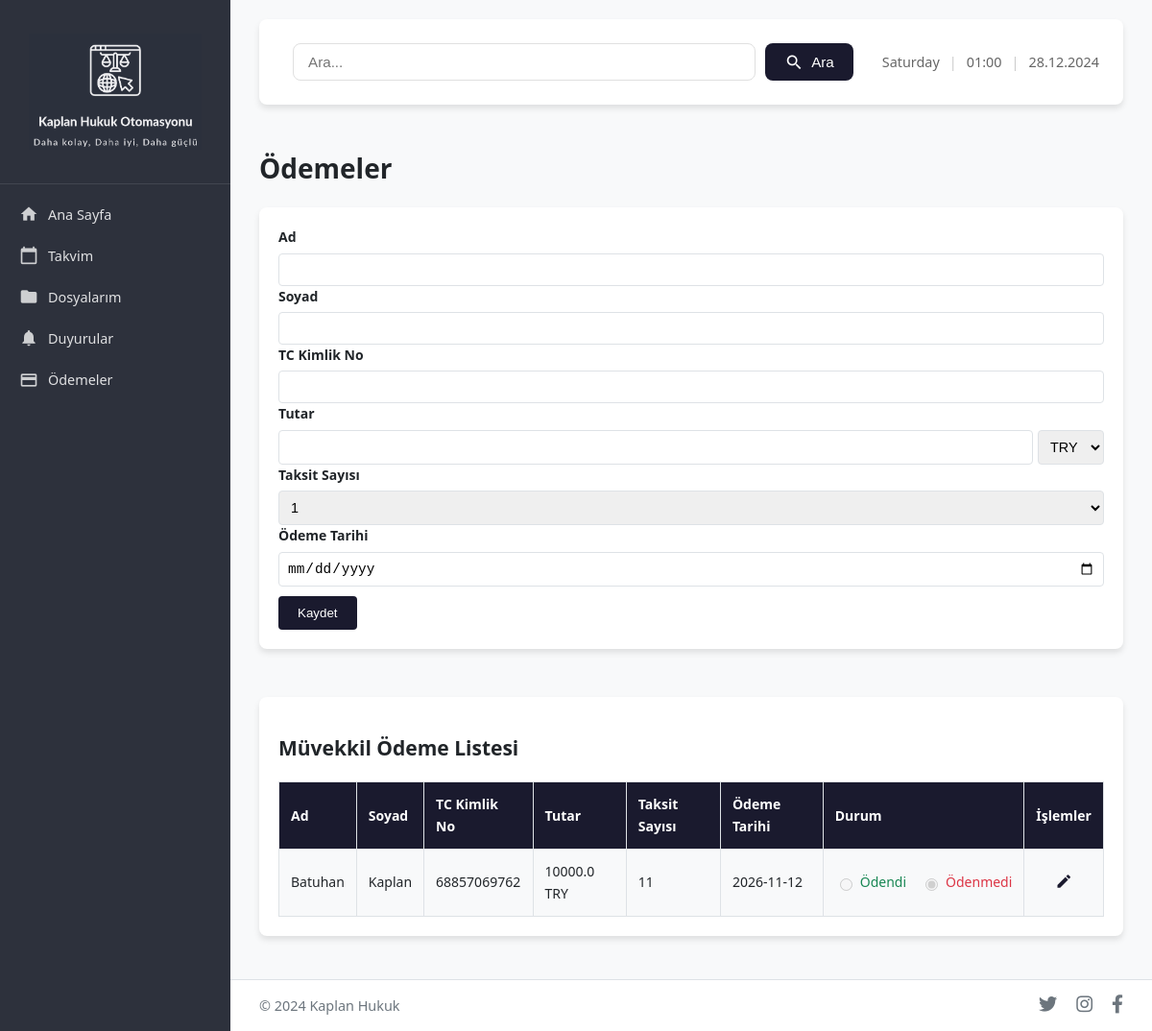
Page /odemeler on the earlier database version.
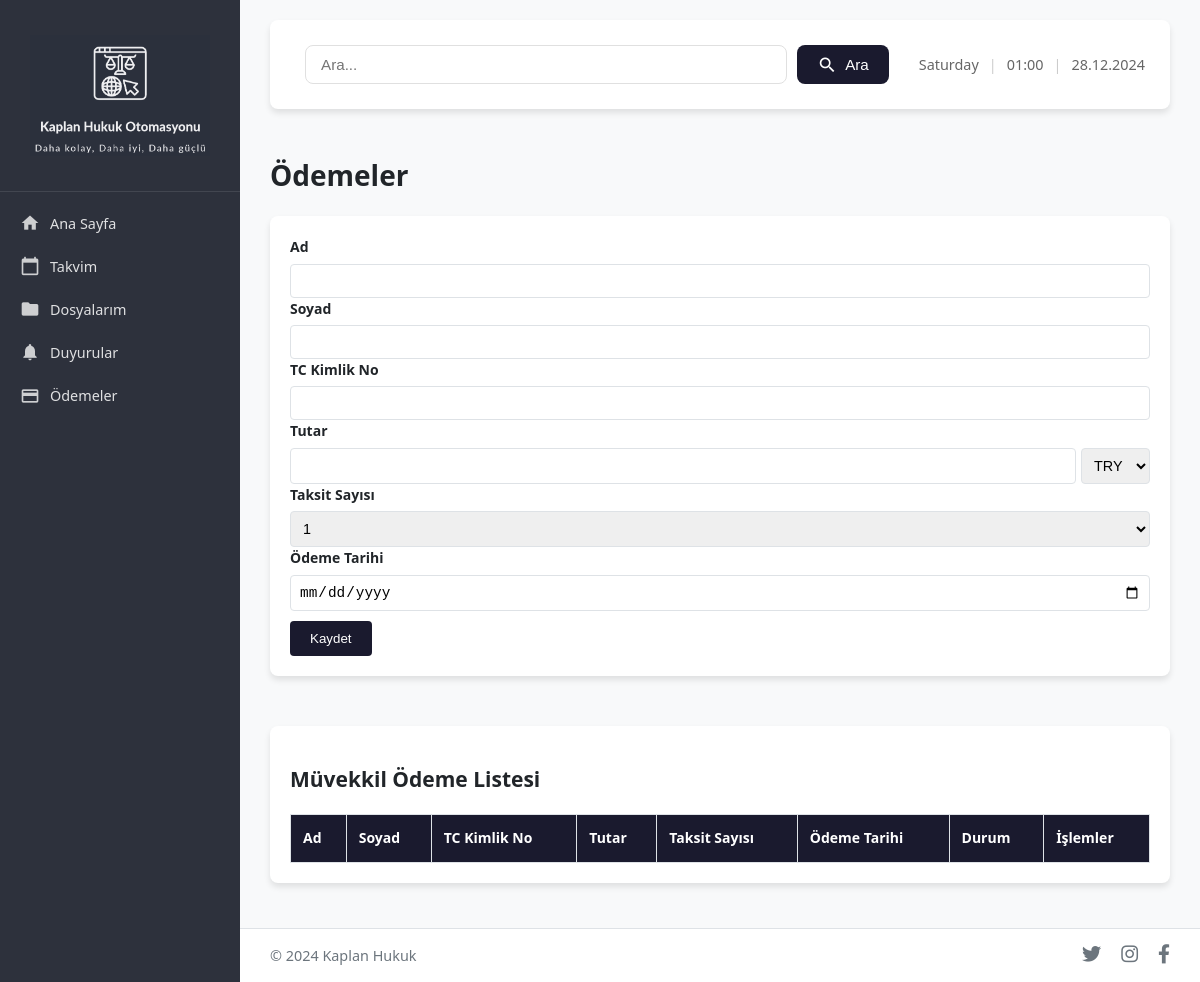
Same page on the later database version.
### app.py (models this page shows)
class Client(db.Model):
    id = db.Column(db.Integer, primary_key=True)
    name = db.Column(db.String(100), nullable=False)
    surname = db.Column(db.String(100), nullable=False)
    tc = db.Column(db.String(11), nullable=False)
    amount = db.Column(db.Float, nullable=False)
    currency = db.Column(db.String(3), nullable=False)
    installments = db.Column(db.Integer, nullable=False)
    date = db.Column(db.String(10), nullable=False)
    payments = db.relationship('Payment', backref='client', lazy=True)
    status = db.Column(db.String(10), nullable=False, default='Ödenmedi')

### app.py (the view, shortened to what this page needs)
@app.route('/odemeler', methods=['GET', 'POST'])
def odemeler():
    clients = Client.query.all()
    return render_template('odemeler.html', clients=clients)

### app.py (called while the page is built)
@app.context_processor
def inject_datetime():
    try:
        now = datetime.now()
        current_time = {
            'weekday': now.strftime('%A'),  # Gün adı
            'time': now.strftime('%H:%M'),  # Saat
            'date': now.strftime('%d.%m.%Y')  # Tarih
        }
    except Exception:
        current_time = {
            'weekday': '',
            'time': '',
            'date': ''
        }
    return dict(current_time=current_time)

### templates/odemeler.html (shortened to what this page needs)
{% extends "layout.html" %}
{% block content %}
    <div class="header-left">
        <h1>Ödemeler</h1>
    </div>
    <div class="form-container">
        <form method="POST">
            <div class="input-group">
                <label for="name">Ad</label>
                <input type="text" id="name" name="name" required>
            </div>
            <div class="input-group">
                <label for="surname">Soyad</label>
                <input type="text" id="surname" name="surname" required>
            </div>
            <div class="input-group">
                <label for="tc">TC Kimlik No</label>
                <input type="text" id="tc" name="tc" required>
            </div>
            <div class="input-group">
                <label for="amount">Tutar</label>
                <div style="display: flex; gap: 5px;">
                    <input type="number" id="amount" name="amount" required style="flex: 1;">
                    <select id="currency" name="currency" required>
                        <option value="TRY">TRY</option>
                    </select>
                </div>
            </div>
            <div class="input-group">
                <label for="installments">Taksit Sayısı</label>
                <select id="installments" name="installments" required>
                    {% for i in range(1, 13) %}
                        <option value="{{ i }}">{{ i }}</option>
                    {% endfor %}
                </select>
            </div>
            <div class="input-group">
                <label for="date">Ödeme Tarihi</label>
                <input type="date" id="date" name="date" required>
            </div>
            <button type="submit">Kaydet</button>
        </form>
    </div>
    <div class="table-container">
        <h2>Müvekkil Ödeme Listesi</h2>
        <table class="data-table">
            <thead>
                <tr>
                    <th>Ad</th>
                    <th>Soyad</th>
                    <th>TC Kimlik No</th>
                    <th>Tutar</th>
                    <th>Taksit Sayısı</th>
                    <th>Ödeme Tarihi</th>
                    <th>Durum</th>
                    <th>İşlemler</th>
                </tr>
            </thead>
            <tbody>
                {% for client in clients %}
                <tr>
                    <td contenteditable="false">{{ client.name }}</td>
                    <td contenteditable="false">{{ client.surname }}</td>
                    <td contenteditable="false">{{ client.tc }}</td>
                    <td contenteditable="false">{{ client.amount }} {{ client.currency }}</td>
                    <td contenteditable="false">{{ client.installments }}</td>
                    <td contenteditable="false">{{ client.date }}</td>
                    <td>
                        <div class="status-container">
                            <label class="status-paid">
                                <input type="radio" name="status-{{ client.id }}" value="Ödendi" {% if client.status == 'Ödendi' %}checked{% endif %} disabled>
                                Ödendi
                            </label>
                            <label class="status-unpaid">
                                <input type="radio" name="status-{{ client.id }}" value="Ödenmedi" {% if client.status == 'Ödenmedi' %}checked{% endif %} disabled>
                                Ödenmedi
                            </label>
                        </div>
                    </td>
                    <td>
                        <div class="action-buttons">
                            <button class="edit-btn" onclick="editRow(this)">
                                <i class="material-icons">edit</i>
                            </button>
                        </div>
                    </td>
                </tr>
                {% endfor %}
            </tbody>
        </table>
    </div>
{% endblock %}

### templates/layout.html (shortened to what this page needs)
<!DOCTYPE html>
<html lang="tr">
<head>
    <link rel="stylesheet" href="{{ url_for('static', filename='style.css') }}">
    <link href="https://cdnjs.cloudflare.com/ajax/libs/font-awesome/6.0.0/css/all.min.css" rel="stylesheet">
</head>
<body>
    <div class="container">
        <nav class="sidebar">
            <div class="logo">
                <img src="{{ url_for('static', filename='images/logo.png') }}" alt="Kaplan Hukuk">
            </div>
            <ul class="nav-links">
                <li><a href="{{ url_for('anasayfa') }}"><i class="material-icons">home</i>Ana Sayfa</a></li>
                <li><a href="{{ url_for('takvim') }}"><i class="material-icons">calendar_today</i>Takvim</a></li>
                <li>
                    <a href="javascript:void(0);" onclick="toggleDropdown('dosyalarim-dropdown')"><i class="material-icons">folder</i>Dosyalarım</a>
                </li>
                <li><a href="{{ url_for('duyurular') }}"><i class="material-icons">notifications</i>Duyurular</a></li>
                <li><a href="{{ url_for('odemeler') }}"><i class="material-icons">payment</i>Ödemeler</a></li>
            </ul>
        </nav>
        <div class="main-wrapper">
            <main class="content">
                <header>
                    <div class="search-container">
                        <div class="search-wrapper">
                            <input type="text" id="search-input" placeholder="Ara...">
                            <button class="search-button">
                                <i class="material-icons">search</i>
                                <span>Ara</span>
                            </button>
                        </div>
                    </div>
                    <div class="header-right">
                        <div class="datetime-container">
                            <span class="datetime-text">{{ current_time.weekday }}</span>
                            <span class="separator">|</span>
                            <span class="datetime-text">{{ current_time.time }}</span>
                            <span class="separator">|</span>
                            <span class="datetime-text">{{ current_time.date }}</span>
                        </div>
                    </div>
                </header>
                {% block content %}{% endblock %}
            </main>
            <footer class="site-footer">
                <div class="footer-content">
                    <span>© 2024 Kaplan Hukuk</span>
                    <div class="social-links">
                        <a href="#"><i class="fab fa-twitter"></i></a>
                        <a href="#"><i class="fab fa-instagram"></i></a>
                        <a href="#"><i class="fab fa-facebook-f"></i></a>
                    </div>
                </div>
            </footer>
        </div>
    </div>
</body>
</html>

### static/style.css (style rules this page uses)
:root { --primary-color: #1a1a2e; --secondary-color: #6c757d; --accent-color: #6610f2; --background-color: #f8f9fa; --text-color: #212529; --text-light: #ffffff; --border-color: #dee2e6; --hover-color: #0b5ed7; --success-color: #198754; --warning-color: #ffc107; --danger-color: #dc3545; --shadow: 0 4px 6px rgba(0, 0, 0, 0.1); }
body { margin: 0; padding: 0; box-sizing: border-box; font-family: 'Segoe UI', sans-serif; background-color: var(--background-color); color: var(--text-color); font-size: 14px; line-height: 1.6; }
.container { display: flex; min-height: 100vh; }
.main-wrapper { flex: 1; display: flex; flex-direction: column; min-height: 100vh; }
.sidebar { width: 250px; background: var(--primary-color); color: var(--text-light); box-shadow: var(--shadow); display: flex; flex-direction: column; background-color: rgba(45,49,60,255); }
.logo { padding: 20px; border-bottom: 1px solid rgba(255, 255, 255, 0.1); display: flex; justify-content: center; align-items: center; background: none; }
.logo img { width: 180px; height: auto; opacity: 0.95; transition: opacity 0.3s ease; }
.nav-links { list-style: none; padding: 0; margin: 10px 0; }
.nav-links li a { display: flex; align-items: center; padding: 10px 20px; color: rgba(255, 255, 255, 0.85); text-decoration: none; transition: all 0.2s ease; font-size: 0.9rem; }
.nav-links li a i { font-size: 20px; margin-right: 10px; opacity: 0.9; }
.content { flex: 1; padding: 20px 30px; background: var(--background-color); display: flex; flex-direction: column; }
header { background: var(--text-light); padding: 15px 25px; border-radius: 8px; box-shadow: var(--shadow); margin-bottom: 25px; display: flex; justify-content: space-between; align-items: center; }
.header-right { display: flex; align-items: center; }
.datetime-container { display: flex; align-items: center; gap: 8px; color: var(--text-color); font-size: 0.9rem; }
.datetime-text { color: #666; }
.separator { color: #ccc; font-weight: 300; }
.form-container, .table-container { background: var(--text-light); border-radius: 8px; padding: 25px; box-shadow: var(--shadow); margin-bottom: 25px; }
.table-container { background: var(--text-light); border-radius: 8px; padding: 20px; box-shadow: var(--shadow); margin-top: 25px; }
.data-table { width: 100%; border-collapse: collapse; }
.data-table th, .data-table td { padding: 12px; border: 1px solid var(--border-color); text-align: left; }
.data-table th { background: var(--primary-color); color: var(--text-light); }
.datetime-container { display: flex; gap: 10px; margin-left: 20px; }
.form-container { background: var(--text-light); border-radius: 8px; padding: 20px; box-shadow: var(--shadow); margin-bottom: 25px; display: flex; flex-direction: column; gap: 15px; }
.input-group { display: flex; flex-direction: column; gap: 5px; }
.input-group label { font-weight: bold; }
.input-group input, .input-group select { padding: 8px; border: 1px solid var(--border-color); border-radius: 4px; font-size: 0.9rem; }
.form-container button { align-self: flex-end; padding: 10px 20px; margin-top: 10px; background: var(--primary-color); color: var(--text-light); border: none; border-radius: 4px; cursor: pointer; transition: background 0.2s ease; }
.site-footer { background-color: #fff; padding: 15px 30px; border-top: 1px solid var(--border-color); margin-top: auto; }
.footer-content { display: flex; justify-content: space-between; align-items: center; }
.footer-content span { color: var(--secondary-color); font-size: 0.9rem; }
.social-links { display: flex; gap: 20px; }
.social-links a { color: var(--secondary-color); text-decoration: none; transition: color 0.2s ease; }
.social-links i { font-size: 1.2rem; }
.search-container { position: relative; margin: 10px; }
#search-input { width: 100%; padding: 8px; border: 1px solid #ddd; border-radius: 4px; font-size: 14px; }

Differences in the rows shown:
removed Client: name "Batuhan", surname "Kaplan", tc "68857069762", amount "10000.0", currency "TRY", installments "11", date "2026-11-12", status "☐ Ödendi", status "☑ Ödenmedi"
